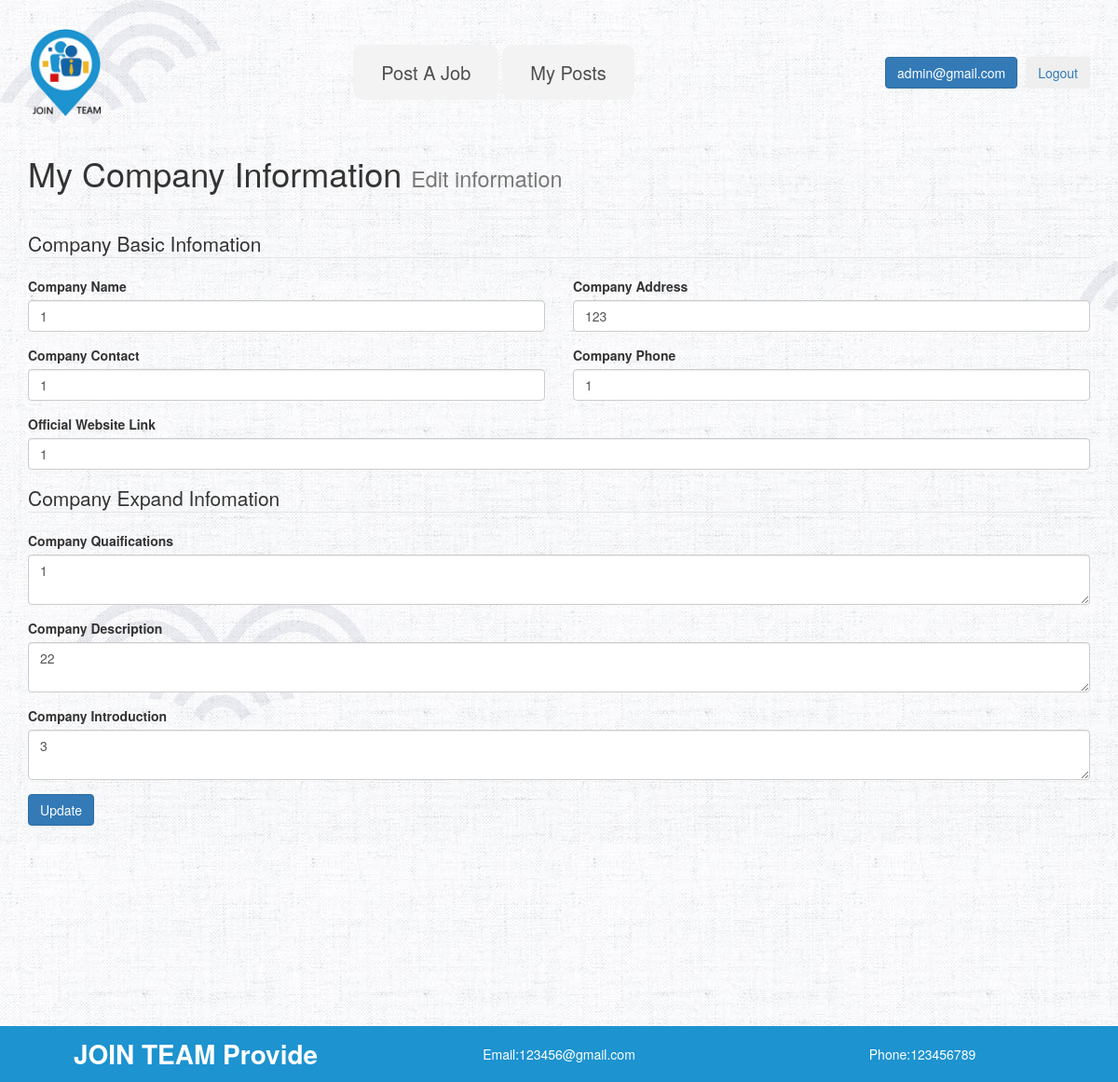
The page /companyInfo.php (signed in) on the database its author committed.
### tables this page shows
CREATE TABLE `company` (
  `id` int(11) NOT NULL AUTO_INCREMENT,
  `email` varchar(255) DEFAULT NULL,
  `password` varchar(255) DEFAULT NULL,
  `name` varchar(255) DEFAULT NULL,
  `address` varchar(255) DEFAULT NULL,
  `introduction` varchar(255) DEFAULT NULL,
  `description` varchar(255) DEFAULT NULL,
  `qualifications` varchar(255) DEFAULT NULL,
  `phone` varchar(255) DEFAULT NULL,
  `contact` varchar(255) DEFAULT NULL,
  `officialWebsiteUrl` varchar(255) DEFAULT NULL,
  PRIMARY KEY (`id`)
);

### service.php (called while the page is built, shortened)
<?php
    function selectMethod($sql,$db){
        $query = mysqli_query($db,$sql);
        $result = mysqli_fetch_all($query,1);
        return $result;
    }
?>

### companyInfo.php (the view, shortened to what this page needs)
<?php
require_once "./service.php";
?>
<?php
$email = $_SESSION['email'];
$sql = "select * from company where email = '$email'";
$result = selectMethod($sql,$db);
?>
<?php require_once "./header.php"; ?>
<?php require_once "./nav.php"; ?>
<div class="page-header">
  <h1>My Company Information <small>Edit information</small></h1>
</div>
<fieldset>
    <legend>Company Basic Infomation</legend>
    <form action="" method="POST">
        <div class="row">
            <div class="col-md-6">
                <div class="form-group">
                    <label for="">Company Name</label>
                    <input type="text" class="form-control" value="<?php echo $result[0]['name']?>" required placeholder="Company Name" name="name">
                </div>
            </div>
            <div class="col-md-6">
                <div class="form-group">
                    <label for="">Company Address</label>
                    <input type="text" class="form-control" value="<?php echo $result[0]['address']?>" required placeholder="Company Address" name="address">
                </div>
            </div>
        </div>
        <div class="row">
            <div class="col-md-6">
                <div class="form-group">
                    <label for="">Company Contact</label>
                    <input type="text" class="form-control" value="<?php echo $result[0]['contact']?>" required placeholder="Company Contact" name="contact">
                </div>
            </div>
            <div class="col-md-6">
                <div class="form-group">
                    <label for="">Company Phone</label>
                    <input type="text" class="form-control"  value="<?php echo $result[0]['phone']?>" required placeholder="Company Phone" name="phone">
                </div>
            </div>
        </div>
        <div class="row">
            <div class="col-md-12">
                <div class="form-group">
                    <label for="">Official Website Link</label>
                    <input type="text" class="form-control" value="<?php echo $result[0]['officialWebsiteUrl']?>" placeholder="Company Official Website Link" name="officialWebsiteUrl">
                </div>
            </div>
        </div>
        <fieldset>
            <legend>Company Expand Infomation</legend>
            <div class="form-group">
                <label for="">Company Quaifications</label>
                <textarea type="text" class="form-control" value="" placeholder="Company Qualifications" name="qualifications"><?php echo $result[0]['qualifications']?></textarea>
            </div>
            <div class="form-group">
                <label for="">Company Description</label>
                <textarea type="text" class="form-control" value="" placeholder="Company Description" name="description"><?php echo $result[0]['description']?></textarea>
            </div>
            <div class="form-group">
                <label for="">Company Introduction</label>
                <textarea type="text" class="form-control" value="" placeholder="Company Introduction" name="introduction"><?php echo $result[0]['introduction']?></textarea>
            </div>
        </fieldset>
        <div class="form-group">
            <button class="btn btn-primary" name="update">Update</button>
        </div>
    </form>
</fieldset>
<?php
require_once "footer.php";
?>

### rows shown on the page
company: name "1", address "123", contact "1", phone "1", officialWebsiteUrl "1", qualifications "1", description "22", introduction "3"

### other values the page prints
$email "admin@gmail.com"
